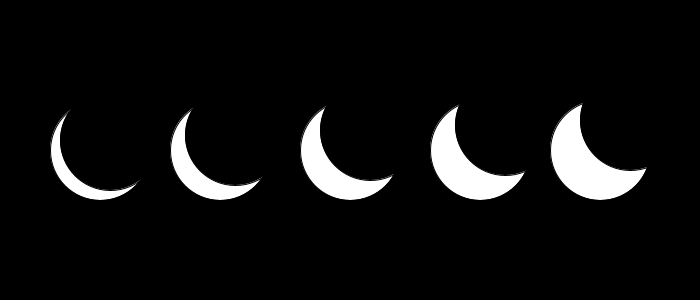
Frame 1 (no input)
Frame 60 (the mouse pressed at the canvas centre just before this capture): identical to frame 1, image omitted
Frame 120 (the mouse held since frame 60 and released just before this capture): identical to frame 1, image omitted

The Processing sketch that drew this single still picture (run headless with seeded random() and noise(); from frame 60 on, the mouse is pressed at the canvas centre):

// Processing sketch: Es5
// ── Es5.pde
void setup()
{
  size(700,300);
}

void draw()
{
  background(0);
  
  ellipse(100,height/2,100,100);
  fill(0);
  ellipse(100+10,height/2-10,100,100);
  fill(255);
  ellipse(200+20,height/2,100,100);
  fill(0);
  ellipse(220+15,height/2-15,100,100);
  fill(255);
  ellipse(300+50,height/2,100,100);
  fill(0);
  ellipse(350+20,height/2-20,100,100);
  fill(255);
  ellipse(400+80,height/2,100,100);
  fill(0);
  ellipse(480+25,height/2-25,100,100);
  fill(255);
  ellipse(500+100,height/2,100,100);
  fill(0);
  ellipse(600+30,height/2-30,100,100);
  fill(255);
  
}
